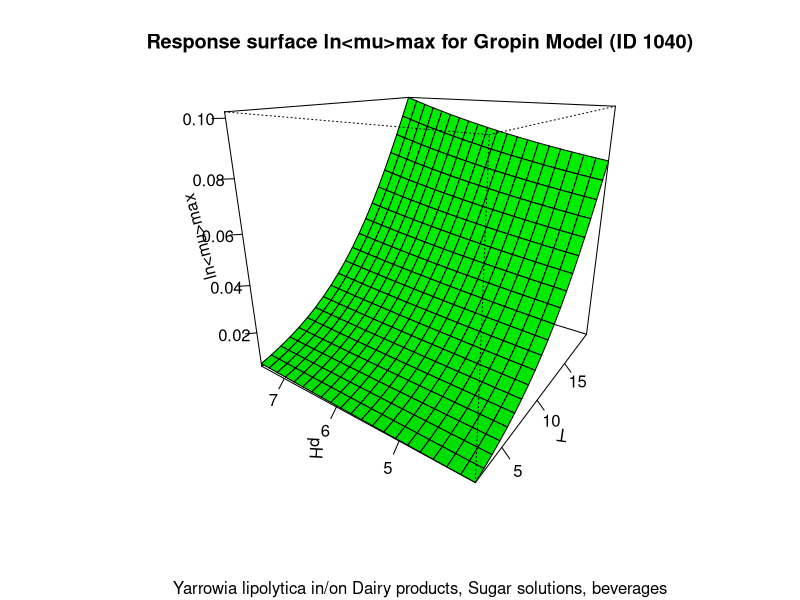

R code for this plot:
#############################
# start of Parameter script
#############################
T_start <- 2.002
T_end <- 19.98001998002
T_fixed <- 10.99
pH_start <- 4.004
pH_end <- 7.49250749250749
pH_fixed <- 5.75
aw_start <- 0.95095
aw_end <- 0.994005994005994
aw_fixed <- 0.97
visVar1 <- 'pH'
visVar2 <- 'T'
#############################
# end of Parameter script
#############################
############################# 
# start of Model script Gropin ID 1040 
#############################
# variables of this model
T <- seq(T_start, T_end ,length.out=21)
pH <- seq(pH_start, pH_end ,length.out=21)
aw <- seq(aw_start, aw_end ,length.out=21)
 
# constant coefficients for this model
 
variables <- data.frame(T,pH,aw)
argumentsPar <- expand.grid(variables)
 
# heart of the model
response_surface <- function(T,pH,aw) {
   mumax <-exp(-6.001+0.2342*T+14.12*(sqrt(1-aw))-0.003552*(T^2)+0.005554*(pH^2)-76.68*((sqrt(1-aw))^2))

return(mumax=mumax)
} 

# output parameters
responseSurface <- cbind(argumentsPar,response_surface(argumentsPar['T'],argumentsPar['pH'],argumentsPar['aw']))
colnames(responseSurface) <- c(colnames(argumentsPar),'lnmumax')
#############################
# End of Model script
#############################
############################# 
# start of Visualisation script Gropin ID 1040 
#############################
visAxes <- c(visVar1,visVar2)
expectedAxes <- c('T','pH','aw')
checkPresent <- match(expectedAxes,visAxes)
missingAxis <- expectedAxes[is.na(checkPresent)]
if('T' %in% visAxes){
  ax1 <- T
} else {
  ax1 <- T_fixed
}

if('pH' %in% visAxes){
  ax2 <- pH
} else {
  ax2 <- pH_fixed
}

if('aw' %in% visAxes){
  ax3 <- aw
} else {
  ax3 <- aw_fixed
}

argumentsVisVar <- expand.grid(ax1,ax2,ax3)
colnames(argumentsVisVar) <- expectedAxes
firstChosenAxis <- expectedAxes[
  min(
    which(expectedAxes == expectedAxes[match(1,checkPresent)]),
    which(expectedAxes == expectedAxes[match(2,checkPresent)]))
]
secondChosenAxis <- expectedAxes[
  max(
    which(expectedAxes == expectedAxes[match(1,checkPresent)]),
    which(expectedAxes == expectedAxes[match(2,checkPresent)]))
]

result <- matrix(unlist(response_surface(
	argumentsVisVar['T'],	argumentsVisVar['pH'],	argumentsVisVar['aw']
)),nrow=21,byrow=F)

#order of entries in result is always:
# rows of the 1st chosen index of expectedAxes
# cols of the 2nd chosen index of expectedAxes
# this makes sure, the order of visVar1 and visVar2 are not relevant
rownames(result) <- unlist(variables[firstChosenAxis])
colnames(result) <- unlist(variables[secondChosenAxis])
persp(as.numeric(rownames(result)),
	as.numeric(colnames(result)),
	result,
	col = 'green',
	xlab=firstChosenAxis,
	ylab=secondChosenAxis,
	zlab='ln<mu>max',
	main='Response surface ln<mu>max for Gropin Model (ID 1040)',
	sub='Yarrowia lipolytica in/on Dairy products, Sugar solutions, beverages',
	theta=305,
	phi=20,
	shade=0.25,
	ticktype = 'detailed')
#############################
# End of Visualisation script
#############################
